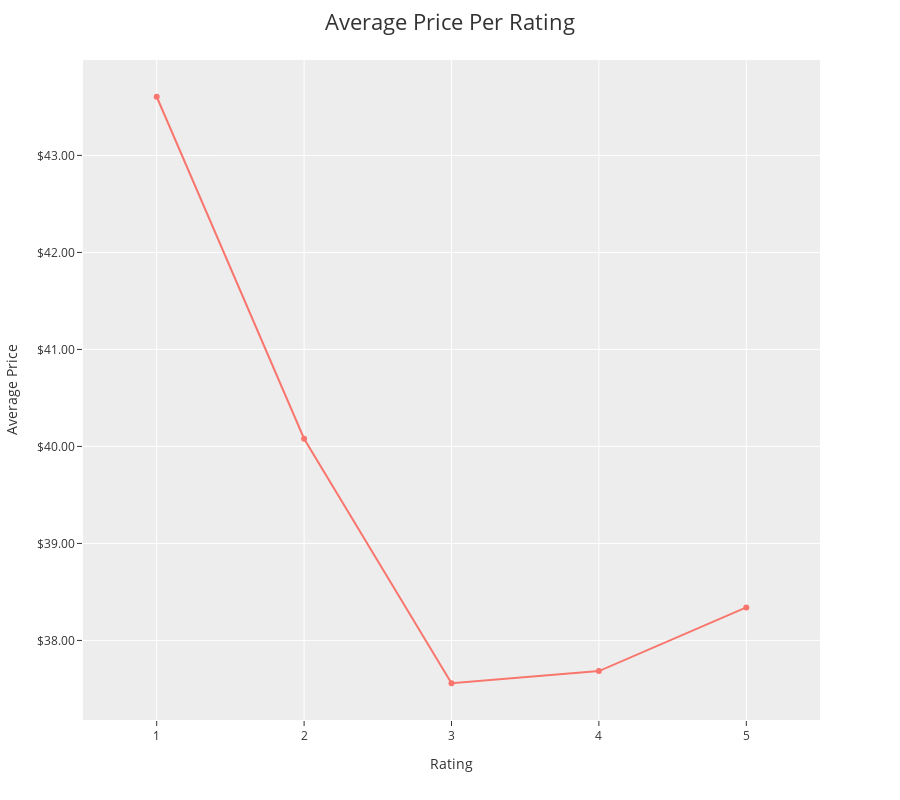

The code cell stored with this chart in its notebook:
### Code cell
fig: Figure = price_rating(lf, "price_rating")
fig.show()

### Figure 1 — Plotly figure (JSON) as saved in the notebook; plotly's stock layout.template omitted (floating-point values rounded to 4 significant figures)
{"data": [{"hovertemplate": "rating=%{x}<br>price=%{y}<extra></extra>", "legendgroup": "", "line": {"color": "#F8766D", "dash": "solid"}, "marker": {"symbol": "circle"}, "mode": "lines+markers", "name": "", "orientation": "v", "showlegend": false, "type": "scatter", "x": [1.0, 2.0, 3.0, 4.0, 5.0], "xaxis": "x", "y": [43.6, 40.08, 37.56, 37.68, 38.34], "yaxis": "y"}], "layout": {"height": 800, "legend": {"tracegroupgap": 0}, "margin": {"t": 60}, "title": {"font": {"size": 22}, "text": "Average Price Per Rating"}, "xaxis": {"anchor": "y", "domain": [0, 1], "dtick": 1, "range": [0.5, 5.5], "title": {"text": "Rating"}}, "yaxis": {"anchor": "x", "domain": [0, 1], "tickformat": "$.2f", "title": {"text": "Average Price"}}}}
